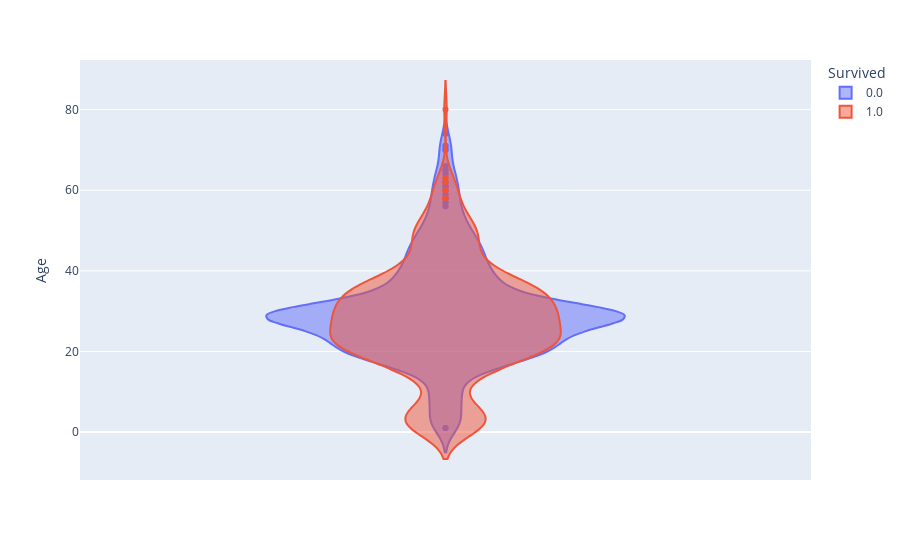

Notebook code cell kept with this figure:
### Markdown cell above
#### 그래프로 확인
- 20세 이하일 경우 생존률이 높음
- 중간층의 사망률이 높음

### Code cell
import plotly.express as px

train = df[:ntrain]
fig = px.violin(train, y="Age", color="Survived", violinmode="overlay")
fig.show()

### Figure 1 — Plotly figure (JSON) as saved in the notebook; plotly's stock layout.template omitted (floating-point values rounded to 4 significant figures; data arrays with more than 128 entries replaced by an {"elided": "..."} marker saying what was removed)
{"data": [{"alignmentgroup": "True", "box": {"visible": false}, "hovertemplate": "Survived=0.0<br>Age=%{y}<extra></extra>", "legendgroup": "0.0", "marker": {"color": "#636efa"}, "name": "0.0", "offsetgroup": "0.0", "orientation": "v", "scalegroup": "True", "showlegend": true, "type": "violin", "x0": " ", "xaxis": "x", "y": {"elided": "549 float values"}, "y0": " ", "yaxis": "y"}, {"alignmentgroup": "True", "box": {"visible": false}, "hovertemplate": "Survived=1.0<br>Age=%{y}<extra></extra>", "legendgroup": "1.0", "marker": {"color": "#EF553B"}, "name": "1.0", "offsetgroup": "1.0", "orientation": "v", "scalegroup": "True", "showlegend": true, "type": "violin", "x0": " ", "xaxis": "x", "y": {"elided": "342 float values"}, "y0": " ", "yaxis": "y"}], "layout": {"legend": {"title": {"text": "Survived"}, "tracegroupgap": 0}, "margin": {"t": 60}, "violinmode": "overlay", "xaxis": {"anchor": "y", "domain": [0, 1]}, "yaxis": {"anchor": "x", "domain": [0, 1], "title": {"text": "Age"}}}}
